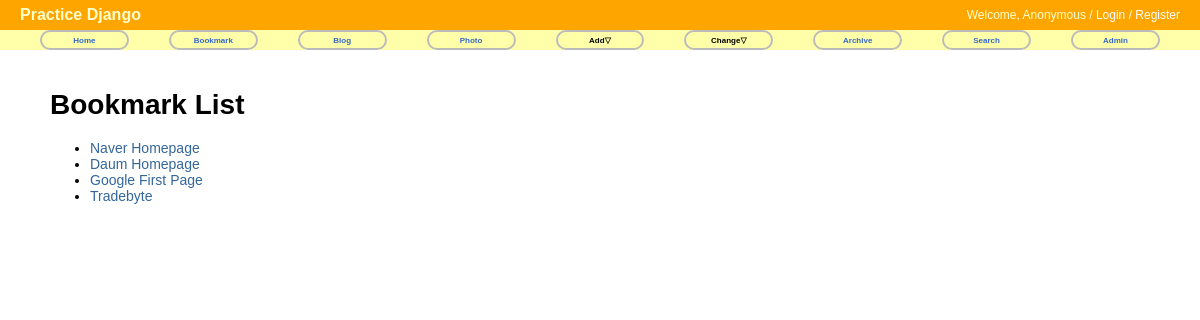
Screenshot of /bookmark/ with the database file from the repository.
### bookmark/models.py (models this page shows)
@python_2_unicode_compatible
class Bookmark(models.Model):
    title = models.CharField(max_length=100, blank=True, null=True)
    url = models.URLField('url', unique=True)
    owner = models.ForeignKey(User, null=True)
    def __str__(self):
        return self.title   # {{ bookmark }}

### bookmark/views.py (the view)
class BookmarkLV(ListView):
    model = Bookmark

### bookmark/templates/bookmark/bookmark_list.html (shortened to what this page needs)
{% extends "base.html" %}
{% block content %}
<div id="content">
  <h1>Bookmark List</h1>
  <ul>
    {% for bookmark in object_list %}
    <li><a href="{% url 'bookmark:detail' bookmark.id %}">{{ bookmark }}</a></li>
    {% endfor %}
  </ul>
</div>
{% endblock %}

### static/css/base.css (style rules this page uses)
body { font-family: "Lucida Grande", Verdana, Arial, sans-serif; font-size: 14px; }
div#content { position: absolute; top: 70px; left: 50px; right: 50px; }
a:link, a:visited { color: #369; text-decoration: none; }

### rows the page displays
Bookmark: title "Naver Homepage"
Bookmark: title "Daum Homepage"
Bookmark: title "Google First Page"
Bookmark: title "Tradebyte"
